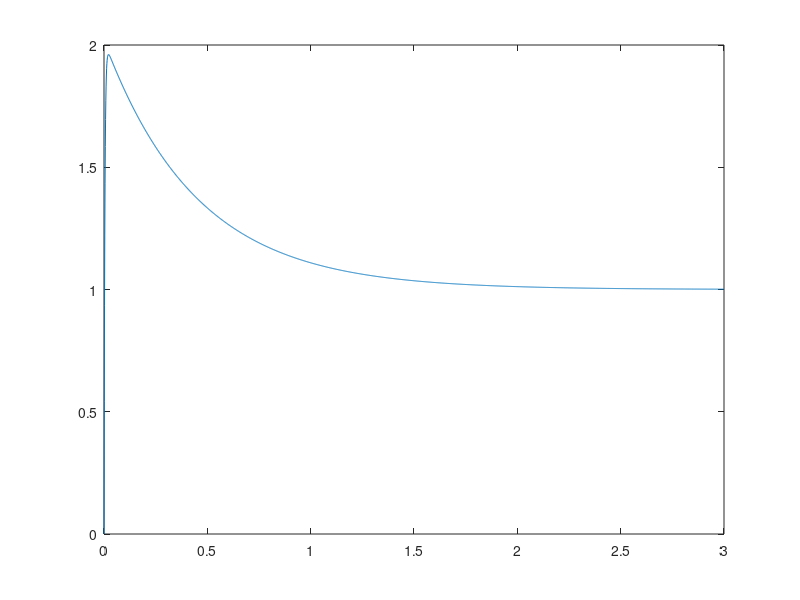

MATLAB code for this plot:

% Armature Controlled DC motor Model
% Ch 6 - System Dynamics - Palm

clear variables
close all

I=9e-5
Ra=0.5
c=1e-4
La=2e-3

% transfer function for Ia(s)/Va(s) 
sys1=tf([I,c],[La*I,I*Ra+c*La,c])

[Ia_step,t_step]=step(sys1)

figure(1)
plot(t_step,Ia_step)